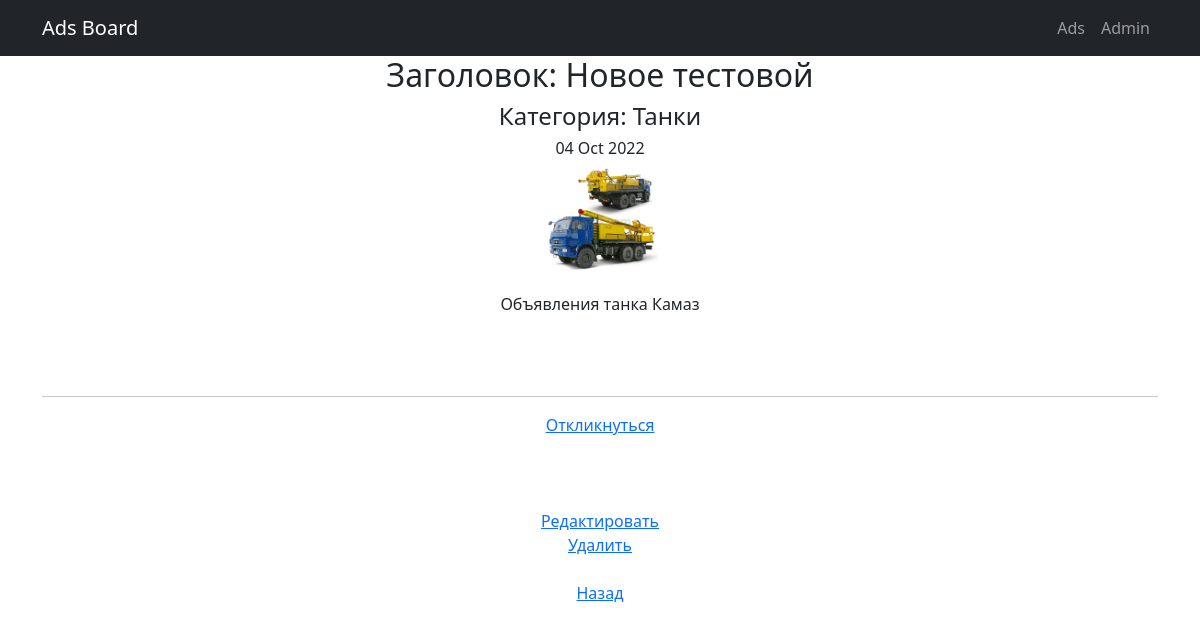
Screenshot of /ads/4/ with the database file from the repository.
### ad_board/models.py (models this page shows, shortened)
class Ad(models.Model):
    author = models.ForeignKey(User, on_delete=models.CASCADE)              # поле автор со связью 1 to many c моделью User
    dateCreation = models.DateTimeField(auto_now_add=True)                  # поле даты создание с функцией автоматического добавления
    adsCategory = models.ForeignKey(Category, on_delete=models.CASCADE)     # поле автор со связью 1 to many c моделью Category
    title = models.CharField(max_length=128)                               # поле заголовок с ограничением 128 символов
    content = RichTextUploadingField(config_name='default')

class Category(models.Model):
    name = models.CharField(max_length=64, unique=True)
    def __str__(self):
        return self.name

### ad_board/views.py (the view)
# urls.py: path('<int:pk>/', AdDetail.as_view(), name='ad_detail'),
class AdDetail(DetailView):
    model = Ad
    template_name = 'ad.html'
    context_object_name = 'ad'

### templates/ad.html (shortened to what this page needs)
{% extends 'flatpages/default.html' %}
{% block content %}
<h2> Заголовок: {{ ad.title }}</h2>
<h4> Категория: {{ ad.adsCategory }}</h4>
<h6>{{ ad.dateCreation|date:'d M Y' }}</h6>
{{ ad.content|safe }}
<br/><br/>
<hr>
<a href="responsecreate/">Откликнуться</a><br/><br/>
<br/><br/>
<a href="update">Редактировать</a><br/>
<a href="delete">Удалить</a><br/><br/>
<a href="..">Назад</a>
{% endblock content %}

### rows the page displays
Ad: title "Новое тестовой", adsCategory "Танки", dateCreation "04 Oct 2022", content (picture), content "Объявления танка Камаз"
